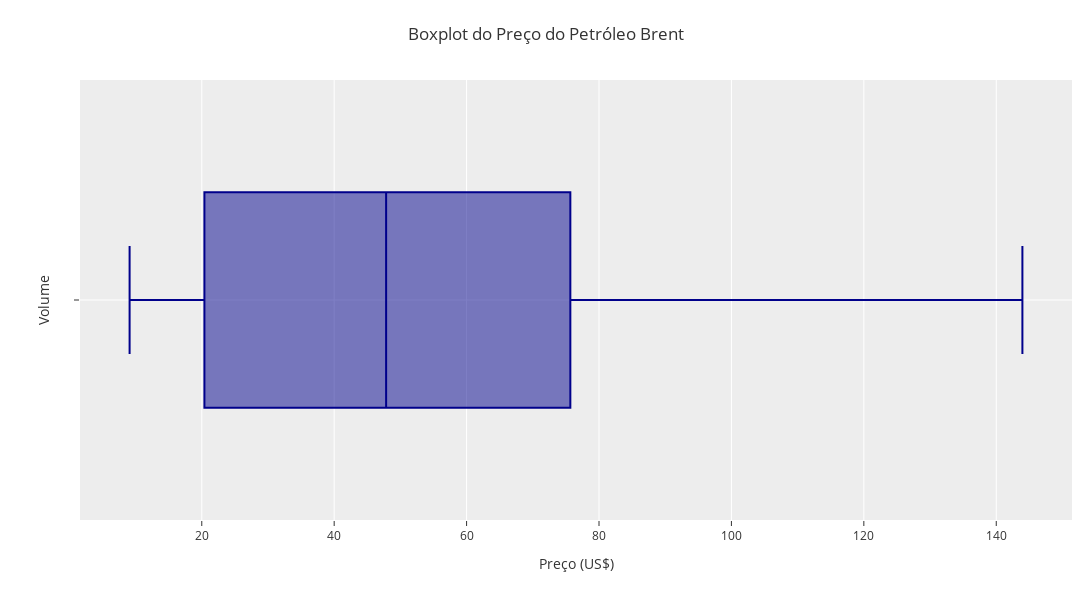

Source (notebook cell):
### Code cell
fig = px.box(
    data_frame=df_eda, 
    x = 'preco',
    template = template,
    color_discrete_sequence = ['#00008B']
)
fig.update_layout(
    title = 'Boxplot do Preço do Petróleo Brent',
    xaxis_title = 'Preço (US$)',
    yaxis_title = 'Volume',
    width = 1600, 
    height = 600,
    margin = dict(l = 80, r = 20, t = 80, b = 80),
    template = template
)
fig.show()

### Figure 1 — Plotly figure (JSON) as saved in the notebook; plotly's stock layout.template omitted (floating-point values rounded to 4 significant figures; data arrays with more than 128 entries replaced by an {"elided": "..."} marker saying what was removed)
{"data": [{"alignmentgroup": "True", "hovertemplate": "preco=%{x}<extra></extra>", "legendgroup": "", "marker": {"color": "#00008B"}, "name": "", "notched": false, "offsetgroup": "", "orientation": "h", "showlegend": false, "type": "box", "x": {"elided": "11082 float values"}, "x0": " ", "xaxis": "x", "y0": " ", "yaxis": "y"}], "layout": {"boxmode": "group", "height": 600, "legend": {"tracegroupgap": 0}, "margin": {"b": 80, "l": 80, "r": 20, "t": 80}, "title": {"text": "Boxplot do Preço do Petróleo Brent"}, "width": 1600, "xaxis": {"anchor": "y", "domain": [0, 1], "title": {"text": "Preço (US$)"}}, "yaxis": {"anchor": "x", "domain": [0, 1], "title": {"text": "Volume"}}}}
